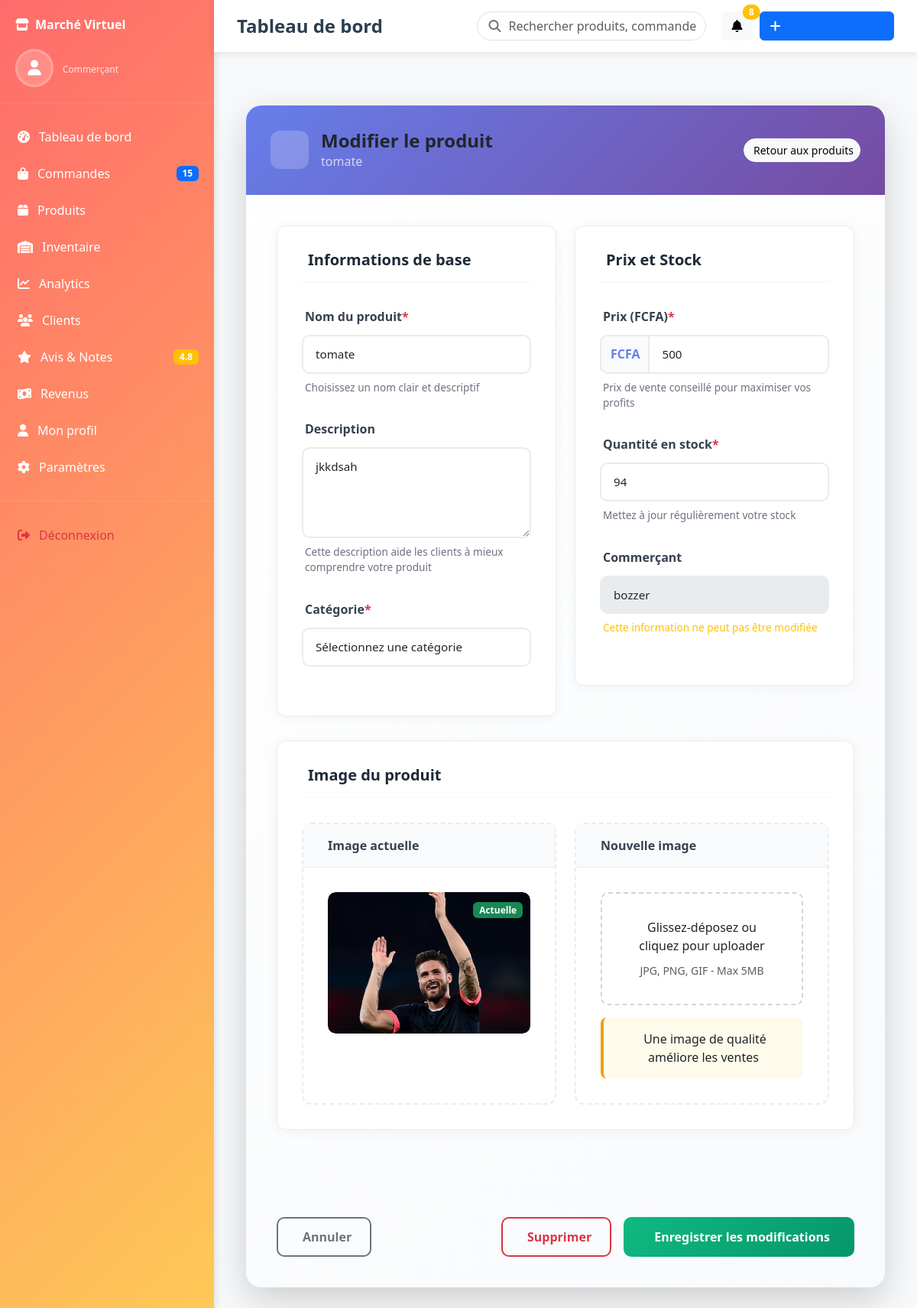
Before: /produit/modifierProduit/6/ with the older database file.
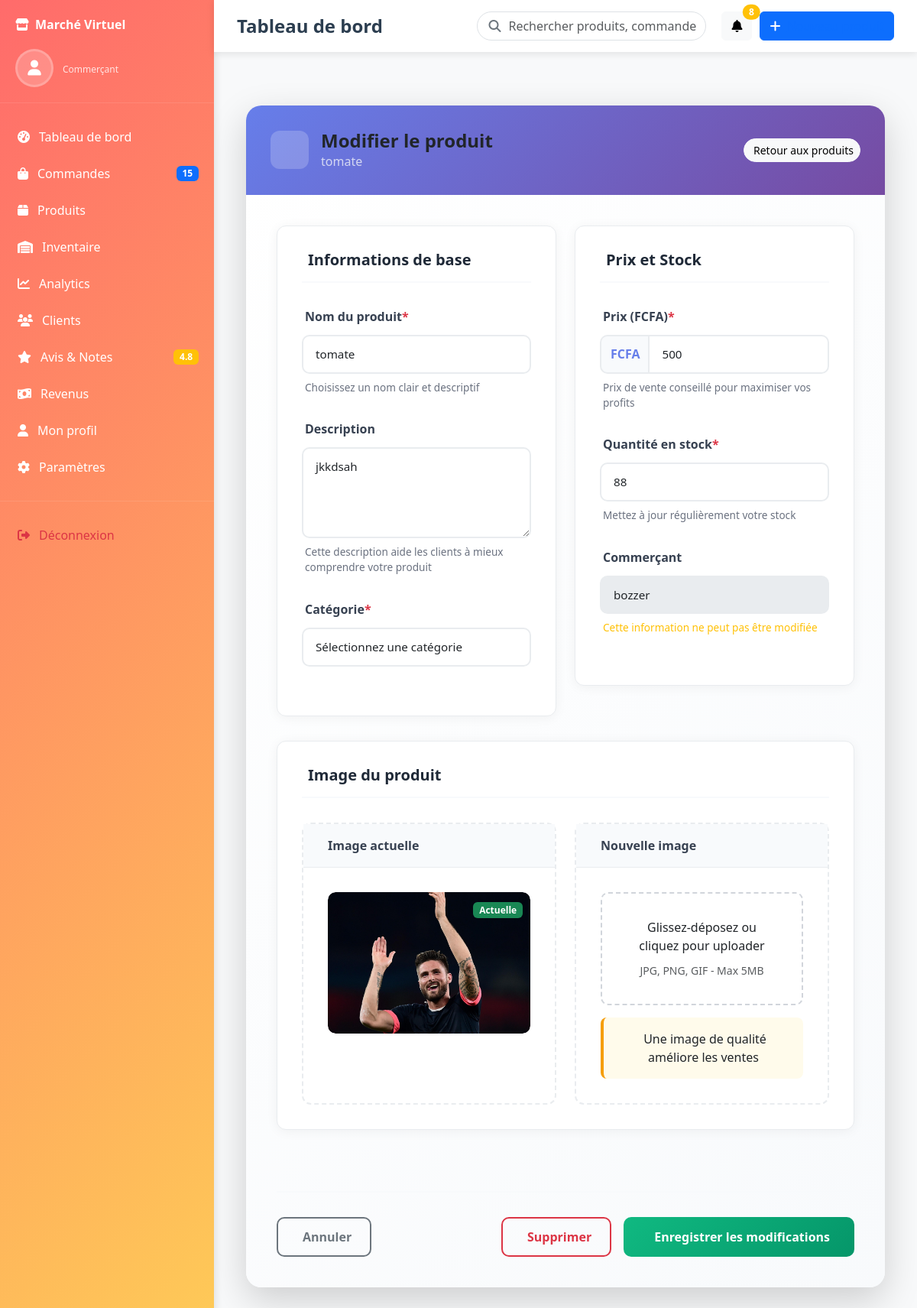
After: the same page with the newer database file.
### GestionProduits/models.py (models this page shows, shortened)
class Produit(models.Model):
    nom = models.CharField(max_length=100)
    description = models.TextField(blank=True, null=True)
    image = models.ImageField(upload_to='', blank=True, null=True)
    prix = models.DecimalField(max_digits=10, decimal_places=0)
    quantite_en_stock = models.PositiveIntegerField(default=0)
    date_ajout = models.DateTimeField(auto_now_add=True)
    Commercant_id = models.ForeignKey('Authentification.Commercant', on_delete=models.CASCADE)
    categorie_id = models.ForeignKey('GestionProduits.Categorie', on_delete=models.CASCADE)
    class Meta:
        verbose_name = 'Produit'
        verbose_name_plural = 'Produits'
        ordering = ['nom']

### Authentification/models.py (models this page shows, shortened)
class Commercant(models.Model):
    utilisateur = models.OneToOneField(Utilisateur, on_delete=models.CASCADE)
    boutique_nom = models.CharField(max_length=100, blank=True, null=True)
    adresse_boutique = models.CharField(max_length=255, blank=True, null=True)
    class Meta:
        verbose_name = 'Commercant'
        verbose_name_plural = 'Commercants'
        ordering = ['utilisateur__nom']

class Utilisateur(models.Model):
    email = models.EmailField(unique=True)
    nom = models.CharField(max_length=150)
    image = models.ImageField(upload_to='utilisateurs/', blank=True, null=True)
    motDePasse = models.CharField(max_length=128)
    is_active = models.BooleanField(default=True)
    is_staff = models.BooleanField(default=False)
    class Meta:
        verbose_name = 'Utilisateur'
        verbose_name_plural = 'Utilisateurs'
        ordering = ['nom']

### GestionProduits/views.py (the view, shortened to what this page needs)
# urls.py: path('modifierProduit/<int:produit_id>/',modifierProduit,name="modifierProduit"),
def modifierProduit(request, produit_id):
    try:
        produit = Produit.objects.get(id=produit_id)
    except Produit.DoesNotExist:
        return render(request, 'modifier_produit.html', {'error': 'Produit non trouvé.'})
    return render(request, 'produit_update.html', {'produit': produit})

### templates/produit_update.html (shortened to what this page needs)
{% extends 'base_commercant.html' %}
{% load static %}
{% block content %}
<div class="container-fluid py-4">
    <div class="row">
        <div class="col-12">
            <div class="card shadow-lg border-0 custom-card">
                <div class="card-header custom-header">
                    <div class="d-flex justify-content-between align-items-center">
                        <div class="d-flex align-items-center">
                            <div class="header-icon">
                            </div>
                            <div>
                                <h4 class="mb-0 fw-bold">Modifier le produit</h4>
                                <p class="mb-0 text-light opacity-75">{{ produit.nom }}</p>
                            </div>
                        </div>
                        <a href="{% url 'page_produits' %}" class="btn btn-light btn-sm rounded-pill">
                             Retour aux produits
                        </a>
                    </div>
                </div>
                <div class="card-body custom-body">
                    <form method="POST" enctype="multipart/form-data" action="{% url 'modifierProduit' produit.id %}" class="needs-validation" novalidate>
                        <div class="row">
                            <div class="col-md-6">
                                <div class="section-wrapper">
                                    <div class="section-header">
                                        <h5>Informations de base</h5>
                                    </div>
                                    <div class="form-group custom-form-group">
                                        <label for="nom" class="form-label">
                                            Nom du produit
                                            <span class="text-danger">*</span>
                                        </label>
                                        <div class="input-group custom-input-group">
                                            <input type="text"
                                                   class="form-control custom-input"
                                                   id="nom"
                                                   name="nom"
                                                   value="{{ produit.nom }}"
                                                   required
                                                   placeholder="Ex: iPhone 13 Pro Max">
                                        </div>
                                        <div class="form-hint">
                                            Choisissez un nom clair et descriptif
                                        </div>
                                    </div>
                                    <div class="form-group custom-form-group">
                                        <label for="description" class="form-label">
                                            Description
                                        </label>
                                        <div class="input-group custom-input-group">
                                            <textarea class="form-control custom-textarea"
                                                      id="description"
                                                      name="description"
                                                      rows="4"
                                                      placeholder="Décrivez les caractéristiques, avantages et spécifications de votre produit...">{{ produit.description }}</textarea>
                                        </div>
                                        <div class="form-hint">
                                            Cette description aide les clients à mieux comprendre votre produit
                                        </div>
                                    </div>
                                    <div class="form-group custom-form-group">
                                        <label for="categorie_id" class="form-label">
                                            Catégorie
                                            <span class="text-danger">*</span>
                                        </label>
                                        <div class="input-group custom-input-group">
                                            <select class="form-select custom-select" id="categorie_id" name="categorie_id" required>
                                                <option value="">Sélectionnez une catégorie</option>
                                            </select>
                                        </div>
                                    </div>
                                </div>
                            </div>
                            <div class="col-md-6">
                                <div class="section-wrapper">
                                    <div class="section-header">
                                        <h5>Prix et Stock</h5>
                                    </div>
                                    <div class="form-group custom-form-group">
                                        <label for="prix" class="form-label">
                                            Prix (FCFA)
                                            <span class="text-danger">*</span>
                                        </label>
                                        <div class="input-group custom-input-group">
                                            <span class="input-group-text custom-input-prepend">
                                                FCFA
                                            </span>
                                            <input type="number"
                                                   class="form-control custom-input"
                                                   id="prix"
                                                   name="prix"
                                                   value="{{ produit.prix }}"
                                                   min="0"
                                                   step="0.01"
                                                   required
                                                   placeholder="0.00">
                                        </div>
                                        <div class="form-hint">
                                            Prix de vente conseillé pour maximiser vos profits
                                        </div>
                                    </div>
                                    <div class="form-group custom-form-group">
                                        <label for="quantite_en_stock" class="form-label">
                                            Quantité en stock
                                            <span class="text-danger">*</span>
                                        </label>
                                        <div class="input-group custom-input-group">
                                            <input type="number"
                                                   class="form-control custom-input"
                                                   id="quantite_en_stock"
                                                   name="quantite_en_stock"
                                                   value="{{ produit.quantite_en_stock }}"
                                                   min="0"
                                                   required
                                                   placeholder="0">
                                        </div>
                                        <div class="form-hint">
                                            Mettez à jour régulièrement votre stock
                                        </div>
                                    </div>
                                    <div class="form-group custom-form-group">
                                        <label for="Commercant_id" class="form-label">
                                            Commerçant
                                        </label>
                                        <div class="input-group custom-input-group">
                                            <select class="form-select custom-select" id="Commercant_id" name="Commercant_id" disabled>
                                                <option value="{{ produit.Commercant_id_id }}">
                                                    {{ produit.Commercant_id.utilisateur.nom }}
                                                </option>
                                            </select>
                                        </div>
                                        <div class="form-hint text-warning">
                                            Cette information ne peut pas être modifiée
                                        </div>
                                    </div>
                                </div>
                            </div>
                        </div>
                        <div class="row">
                            <div class="col-12">
                                <div class="section-wrapper">
                                    <div class="section-header">
                                        <h5>Image du produit</h5>
                                    </div>
                                    <div class="row">
                                        <div class="col-md-6">
                                            <div class="image-card current-image">
                                                <div class="image-card-header">
                                                    Image actuelle
                                                </div>
                                                <div class="image-card-body">
                                                    {% if produit.image %}
                                                        <div class="image-preview">
                                                            <img src="{{ produit.image.url }}"
                                                                 class="img-fluid"
                                                                 alt="{{ produit.nom }}">
                                                            <div class="image-overlay">
                                                                <span class="badge bg-success">Actuelle</span>
                                                            </div>
                                                        </div>
                                                    {% else %}
                                                        <div class="no-image">
                                                            <i class="bi bi-image text-muted"></i>
                                                            <p class="text-muted mt-2">Aucune image définie</p>
                                                        </div>
                                                    {% endif %}
                                                </div>
                                            </div>
                                        </div>
                                        <div class="col-md-6">
                                            <div class="image-card new-image">
                                                <div class="image-card-header">
                                                    Nouvelle image
                                                </div>
                                                <div class="image-card-body">
                                                    <div class="upload-area" id="uploadArea">
                                                        <p class="mb-2">Glissez-déposez ou cliquez pour uploader</p>
                                                        <small class="text-muted">JPG, PNG, GIF - Max 5MB</small>
                                                    </div>
                                                    <div class="upload-info">
                                                        Une image de qualité améliore les ventes
                                                    </div>
                                                </div>
                                            </div>
                                        </div>
                                    </div>
                                </div>
                            </div>
                        </div>
                        <div class="action-buttons">
                            <div class="d-flex justify-content-between align-items-center">
                                <a href="{% url 'page_produits' %}" class="btn btn-outline-secondary btn-custom">
                                     Annuler
                                </a>
                                <div class="d-flex gap-3">
                                    <a href="{% url 'supprimer_produit' produit.id %}"
                                       class="btn btn-outline-danger btn-custom"
                                       onclick="return confirm('Êtes-vous sûr de vouloir supprimer définitivement ce produit ? Cette action est irréversible.')">
                                         Supprimer
                                    </a>
                                    <button type="submit" class="btn btn-success btn-custom btn-save">
                                         Enregistrer les modifications
                                    </button>
                                </div>
                            </div>
                        </div>
                    </form>
                </div>
            </div>
        </div>
    </div>
</div>
{% endblock %}

Changed rows visible on the page:
changed Produit "tomate": quantite_en_stock "94" → "88"
